Frame 1 (no input): blank canvas, image omitted
Frame 60 (no input): blank canvas, image omitted
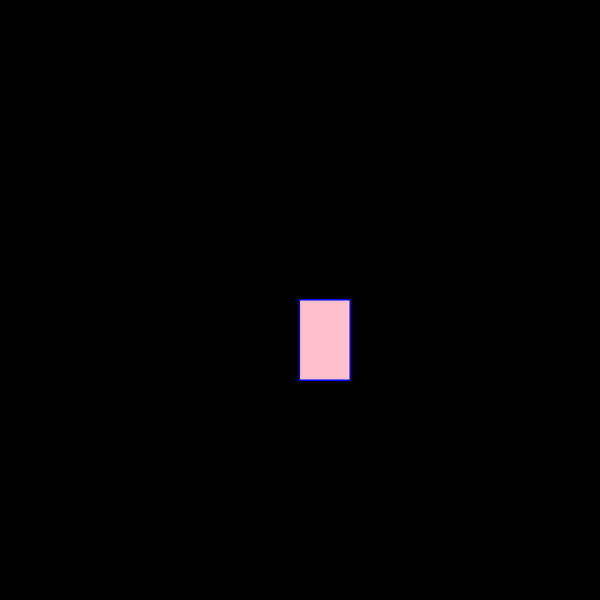
Frame 120 (the mouse pressed at the canvas centre since frame 60)

The p5.js sketch whose frames 1 and 60 were blank and that drew this single picture after the mouse press (run headless with seeded random() and noise() and a simulated clock; from frame 60 on, the mouse is pressed at the canvas centre):

// p5.js sketch
// ── sketch.js
function setup() {
  createCanvas(600, 600);
  background("black");
}

function draw() {
  stroke("blue");
  fill("pink");

  // console.log(mouseIsPressed)

  if (mouseIsPressed) {
    rect(mouseX, mouseY, 50, 80);
  }
}
